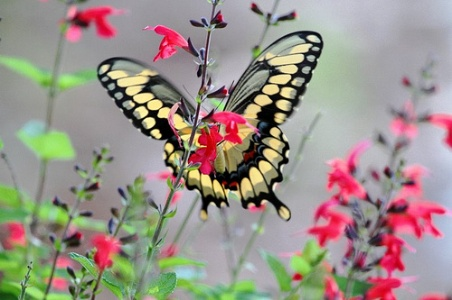
%> input picture src/1.jpg, 452 x 300 px, given in place of 2_232.jpg, which was not available
$ octave sbir.m   (GNU Octave 9; MATLAB toolbox functions it lacks are replaced by stand-ins)
%> lines starting %> are read from the running program, lines starting %| are printed output that depends on the picture; in (x1, y1, x2, y2) boxes, pixels count from 0 and x2, y2 are one past the last pixel; in counts of white or black regions, pixels touching at a corner belong together; the program's own positions count from 1; pictures that were not available may be replaced by others from this repository, and a replacement may not be noted
### src/textureDistinctMap.m
function [result,threshold_map] = textureDistinctMap(im)
    im=padarray(im,[2 2],0,'both');
    [m n p]=size(im);
    m1=m-4;
    n1=n-4;
    res_im=im(3:m-2,3:n-2,1:3);
    window_size=5;
    padded_im=padarray(im,[0,0],0,'both');

    l1=im2col(padded_im(:,:,1),[5 5]);
    l1([1 13],:) = l1([13 1],:);
    layer2=cat(1,l1(2:6,:),l1(22:25,:));
    layer2=cat(1,layer2,l1([7,11,12,16,17,21],:));
    layer1=[];
    layer1=cat(1,layer1,l1([8,9,10,13,14,15,18,19,20],:));
    l1(2:end,:)=cat(1,sort(layer1),sort(layer2));

    l2=im2col(padded_im(:,:,2),[5 5]);
    l2([1 13],:) = l2([13 1],:);
    layer2=cat(1,l2(2:6,:),l2(22:25,:));
    layer2=cat(1,layer2,l2([7,11,12,16,17,21],:));
    layer1=[];
    layer1=cat(1,layer1,l2([8,9,10,13,14,15,18,19,20],:));
    l2(2:end,:)=cat(1,sort(layer1),sort(layer2));

    l3=im2col(padded_im(:,:,3),[5 5]);
    l3([1 13],:) = l3([13 1],:);
    layer2=cat(1,l3(2:6,:),l3(22:25,:));
    layer2=cat(1,layer2,l3([7,11,12,16,17,21],:));
    layer1=[];
    layer1=cat(1,layer1,l3([8,9,10,13,14,15,18,19,20],:));
    l3(2:end,:)=cat(1,sort(layer1),sort(layer2));

    lab_image=[];
    lab_image=cat(1,l1,l2);
    lab_image=double(cat(1,lab_image,l3));

    xbar=mean(lab_image,2);
    mean_deducted=lab_image-xbar;
    L=mean_deducted*transpose(mean_deducted);
    [eigvals,eigvecs]=eig(L);
    [diagonal,indices]=sort(diag(eigvals),'descend');
    eigvecs=eigvecs(:,indices);
    V_hat=eigvecs(:,1:3);
    eigspace=transpose(V_hat)*mean_deducted;
    transformedspace=transpose(eigspace);

    %% clustering
    clusters=20;
    idx=kmeans(transformedspace,clusters,'start','uniform');
    animg=zeros([(m-4)*(n-4),1]);
    atoms=[];

    for iter=1:clusters
        indices=find(idx==iter);
        animg(indices,1)=iter;
        atom=mean(transformedspace(indices,:),1);
        atoms = cat(1,atoms,atom);
    end
    txanimg=transpose(animg);
    newimg=reshape(txanimg,m-4,n-4);

    cov=[];
    cov=atoms*transpose(atoms);
    Pij=[];
    for i=1:clusters
        for j=1:clusters
            if i==j
                continue
            else
                g=exp((-0.5)*(atoms(i,:).^2)/cov(i,j));
                Pij(i,j)=g(1)*g(2)*g(3);
            end
        end
    end

    %% phase 4
    beta=1-Pij;

    for i=1:clusters
        for j=1:clusters
            if i==j
                continue
            else
                beta(i,j)=1-Pij(i,j);
            end
        end
    end
    beta=normalize(beta);

    for i=1:clusters
        for j=1:clusters
            if i==j
                beta(i,j)=0;
            end
        end
    end

    %Spatial gaussian mask
    spatch=zeros((m-4),(n-4));
    sigma_spat=20;
    row=1;
    ci=(m-4)/2;
    cj=(n-4)/2;
    %set up the spatial gaussian mask
    for i=1:m-4
        col=1;
        for j=1:n-4
            pow=sqrt((i-ci)*(i-ci)+(j-cj)*(j-cj));
            pow=pow*pow;
            spatch(i,j)=exp(-pow/(2*sigma_spat*sigma_spat))/(sigma_spat*sqrt(2*pi));
            col=col+1;
        end
        row=row+1;
    end
    center_dist=[];
    for iter=1:clusters
        indices=find(idx==iter);
        center_dist(iter)=exp( (-1/length(indices))*sum(spatch(indices)) );
    end

    alpha=zeros(clusters,1);
    for iter=1:clusters
        g=exp((-0.5)*(atoms(iter,:).^2)./sum(cov(iter,:)));
        Pix(iter)=g(1)*g(2)*g(3);
        for j=1:clusters
            if iter==j
                continue
            else
                alpha(iter)=alpha(iter)+beta(iter,j)*Pix(iter)*center_dist(iter);
            end
        end
    end

    saliency_map=zeros(1,(m-4)*(n-4));

    for iter=1:clusters
        indices=find(idx==iter);
        saliency_map(indices)=alpha(iter);
    end
    saliency_map=reshape(saliency_map,m-4,n-4);

    result = mat2gray(saliency_map);

%% Adaptive thresholding
    mu=mean(mean(result));
    sd=sqrt(var(var(result)));
    ada_thresh=mu+sd;
    threshold_map=zeros(size(result));indices=find(result>ada_thresh);
    threshold_map(indices)=1;
%% Grabcut Segmentation of thresholded mask
 % [5 lines of commented-out code are left out]
end

### src/featureExtraction.m
function[image, Ix, Iy, x, y] = featureExtraction(im,mask)
    if mask==zeros(size(mask))
        newim=mat2gray(im);
    else
        newim=mat2gray(im.*mask);
    end

    sigma1 = 1.7;
    sigma2 = 0.8;
    k = 0.16;

    %Feature extraction (Harris corner detection-sobel edge detection)
    [image, Ix, Iy, ~, cornerness] = myHarrisCornerDetector(double(rgb2gray(newim)), sigma1, sigma2, k);
    %Feature point construction
    cornerness = (cornerness>1e-4);
    [x,y] = find(cornerness);
end

### src/myHarrisCornerDetector.m
function [image ,Ix, Iy, eigen_value, cornerness] = myHarrisCornerDetector(original_img, sigma1, sigma2, k)

    % rescale the intensities in the image to lie within the range [0, 1]
    minIntensity = min(original_img(:));
    maxIntensity = max(original_img(:));
    image = (original_img - minIntensity)/(maxIntensity - minIntensity);

    % smoothen the image
    filt1 = fspecial('gaussian', 2*ceil(3*sigma1)+1, sigma1);
    smooth_img = imfilter(image, filt1);

    % get derivative image along X and Y axes
    [Ix, Iy] = imgradientxy(smooth_img);

    % compute the matrices for structure tensor
    filt2 = fspecial('gaussian', 2*ceil(3*sigma2)+1, sigma2);
    Ixx = conv2(Ix.*Ix, filt2, 'same');
    Iyy = conv2(Iy.*Iy, filt2, 'same');
    Ixy = conv2(Ix.*Iy, filt2, 'same');

    % finding the eigenvalues and cornerness
    [x, y]= size(Ixx);
    eigen_value = zeros(x,y,2);
    corners = zeros(x,y);
    cornerness = zeros(x,y);
    for i = 1:x
        for j = 1:y
            M = [Ixx(i,j), Ixy(i,j); Ixy(i,j), Iyy(i,j)];
            e = eig(M);
            eigen_value(i,j,:) = [e(1),e(2)];
            corners(i,j) = max(e(1),e(2));
        end
    end

    %non maximum cornerness suppression
    index = imregionalmax(corners,8);
    cornerness(index) = corners(index);
end

### src/soh.m
function [s] = soh(Ix, Iy, x, y, window_size)
    h_gauss = 0.5;
    %Gradient magnitude and direction
    gradMag = sqrt(Ix.^2 + Iy.^2);
    gradDir = atan(Iy./Ix);
    [m,n] = size(gradMag);

    %Major orientation and histogram construction
    [p,~] = size(x);
    maj_orient = zeros(size(x));
    H = zeros(180,p);

    for i=1:p
            %Gradient and direction in window
            window_Mag = gradMag(max(x(i)-window_size/2-1, 1): min(x(i)+ window_size/2, m), max(y(i)-window_size/2-1, 1): min(y(i)+ window_size/2, n));
            window_Dir = gradDir(max(x(i)-window_size/2-1, 1): min(x(i)+ window_size/2, m), max(y(i)-window_size/2-1, 1): min(y(i)+ window_size/2, n));

            prev = 0;
            %Gaussian kernel for smoothening
            for j=-90:90
                w_kernel = exp(-((repmat(j,size(window_Dir,1),size(window_Dir,2))-window_Dir)/h_gauss).^2);

                z = sum(sum((1/h_gauss)*(window_Mag.*w_kernel)));
                u = sum(sum(window_Mag));

                %Weighted density of orientation of ith feature point(-90 to 90)
                w_dense = z / u;

                %Major orientation and histogram of ith feature point
                if(prev < w_dense)
                    prev = w_dense;
                    maj_orient(i) = j;
                end

            end
            H(maj_orient(i)+91,i) = 1;
    end

    %SOH for the image
     s = (1/p)*sum(H,2);
end

### src/sbir.m
%% SBIR FOR QUERY IMAGE
tic;

window_size = 8;
norm_thres = 0.5;
top_im_num = 5;
keyword = 'DogJump';
database_dir = '../TestImages/';
ind = 44;
%Database Directory
dir_name = strcat(database_dir,keyword);
iter=1;
precisions=[];
%%

%Query image
%q_im = imread(strcat(database_dir,keyword,'/',num2str(ind),'.jpg'));
arr = [0,10:19,2,20:29,3,30:39,4,40:49,5,50:59,6,60:69,7,70:79,8,80:89,9,90:99];
k = '2';
q_im = imread(strcat('../../Corel100/',k,'_232.jpg'));
%> q_im is the input picture: size 300x452x3 uint8; mean R, G, B 155.5, 145.7, 137.6
[im, mask] = textureDistinctMap(q_im);
%> in textureDistinctMap, `im=padarray(im,[2 2],0,'both');`:
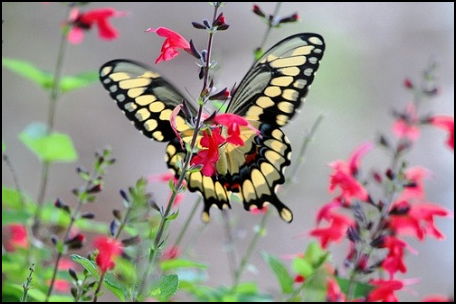
%> im: size 304x456x3 uint8; mean R, G, B 152.1, 142.5, 134.6
%> in textureDistinctMap, `xbar=mean(lab_image,2);`: xbar = 75 values, max 176.4 at index 25, min 112.4 at index 61, mean 145.2
%> in textureDistinctMap, `[diagonal,indices]=sort(diag(eigvals),'descend');`: diagonal = 75 values, max 0.353 at index 1, min -0.409 at index 75, mean 0.012; indices = 75 values, max 75 at index 19, min 1 at index 48, mean 38
%> in textureDistinctMap, `V_hat=eigvecs(:,1:3);`: V_hat = 75 rows, first 12: [0 0 0; 0 0 0; 0 0 0; 0 0 0; 0 0 0; 0 0 0; 0 0 0; 0 0 0; 0 0 0; 0 0 0; 0 0 0; 0 0 0]
%> the loop in textureDistinctMap, `for iter=1:clusters` made 20 passes
%> atom on passes 2 to 13: [724147654 32656158.1 7974087.5], [-1.25e+09 -26993680.9 -10482963], [-2.68e+09 -158845103.1 -25334824.7], [-337045080.2 -10439598.2 -4359190.7], [-1.56e+09 -59432403.9 -9794129.5], [965656387.5 45927975.7 10253063.1], [-1.89e+09 -80873869 -11381771.3], [-949326493.4 -25055428.5 -9787249], [-60342520.3 -8235024.5 -1626608], [-3.94e+09 -273954996.3 -68100642.8], [-632166923.5 -18670168.2 -7063443.3], [-2.27e+09 -100025049.8 -17316217.8]
%> atoms on pass 1: [1.41e+09 59661258 13413076.3]
%> after the loop in textureDistinctMap, `for iter=1:clusters`: atoms = 20 rows, first 12: [1.41e+09 59661258 13413076.3; 724147654 32656158.1 7974087.5; -1.25e+09 -26993680.9 -10482963; -2.68e+09 -158845103.1 -25334824.7; -337045080.2 -10439598.2 -4359190.7; -1.56e+09 -59432403.9 -9794129.5; 965656387.5 45927975.7 10253063.1; -1.89e+09 -80873869 -11381771.3; -949326493.4 -25055428.5 -9787249; -60342520.3 -8235024.5 -1626608; -3.94e+09 -273954996.3 -68100642.8; -632166923.5 -18670168.2 -7063443.3]
%> in textureDistinctMap, `newimg=reshape(txanimg,m-4,n-4);`:
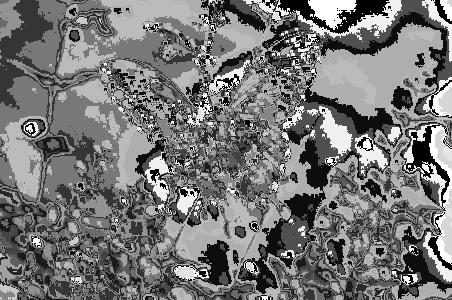
%> newimg: size 300x452 double; min 1, max 20, mean 9.84; drawn with min black and max white
%> after the loop in textureDistinctMap, `for i=1:clusters`: g = [0.501 0.999 1]
%> after the loop in textureDistinctMap, `for i=1:m-4`:
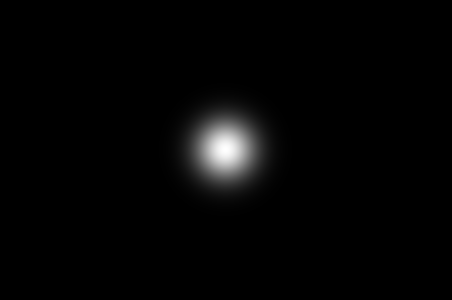
%> spatch: size 300x452 double; min 2.28e-42, max 0.0199, mean 0.00037; drawn with min black and max white
%> after the loop in textureDistinctMap, `for iter=1:clusters`: center_dist = 20 values, max 1 at index 17, min 0.997 at index 16, mean 0.999
%> the loop in textureDistinctMap, `for iter=1:clusters` made 20 passes
%> g on passes 1 to 12: [1.09 1 1], [1.05 1 1], [0.926 1 1], [0.849 0.999 1], [0.98 1 1], [0.909 1 1], [1.06 1 1], [0.89 1 1], [0.943 1 1], [0.996 1 1], [0.786 0.999 1], [0.962 1 1]
%> after the loop in textureDistinctMap, `for iter=1:clusters`: Pix = 20 values, max 1.15 at index 18, min 0.785 at index 11, mean 0.981; alpha = 20 values, max 4.09 at index 9, min -21.06 at index 18, mean -1.57
%> in textureDistinctMap, `saliency_map=reshape(saliency_map,m-4,n-4);`:
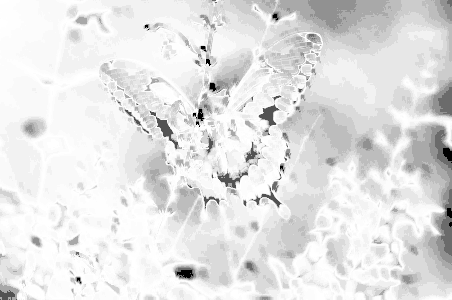
%> saliency_map: size 300x452 double; min -21.06, max 4.09, mean 1.44; drawn with min black and max white
%> in textureDistinctMap, `mu=mean(mean(result));`: mu = 0.894
%> in textureDistinctMap, `sd=sqrt(var(var(result)));`: sd = 0.0105
%> in textureDistinctMap, `ada_thresh=mu+sd;`: ada_thresh = 0.905
%> in textureDistinctMap, `indices=find(result>ada_thresh)`: indices = 89963 values from 1 to 135600
%> in textureDistinctMap, `threshold_map(indices)=1;`:
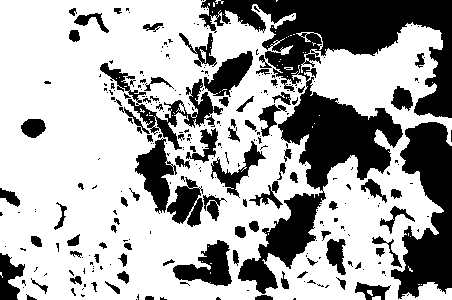
%> threshold_map: size 300x452 double; values 0 (black) and 1 (white), 66.3% white; 284 black regions (197 under 20 px), largest, box (x1, y1, x2, y2) and area: (199, 0, 452, 294) 21789, (391, 122, 452, 299) 6351, (100, 63, 223, 150) 2068
[q_image, Ix, Iy, x, y] = featureExtraction(double(q_im),mask);
%> in featureExtraction, `newim=mat2gray(im.*mask);`:
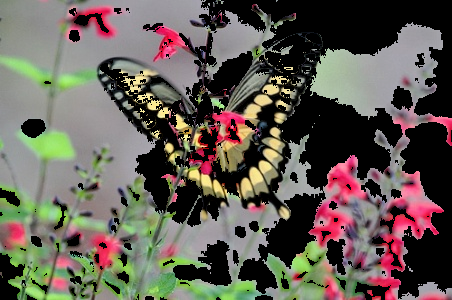
%> newim: size 300x452x3 double; mean R, G, B 0.391, 0.363, 0.331
%> in myHarrisCornerDetector, `minIntensity = min(original_img(:));`: minIntensity = 0
%> in myHarrisCornerDetector, `maxIntensity = max(original_img(:));`: maxIntensity = 0.957
%> in myHarrisCornerDetector, `index = imregionalmax(corners,8);`: index: size 300x452 logical; 1.1% white in thin lines or dots
%> in featureExtraction, `cornerness = (cornerness>1e-4);`: cornerness: size 300x452 logical; 1.1% white in thin lines or dots
%> in featureExtraction, `[x,y] = find(cornerness);`: x = 1441 values from 1 to 300; y = 1441 values from 1 to 452
%> x = 1441 values, max 300 at index 61, min 1 at index 134, mean 160.8; y = 1441 values from 1 to 452
figure;
subplot(1,4,1), imshow(mat2gray(q_im));
subplot(1,4,2), imshow(mat2gray(im));
subplot(1,4,3), imshow(mat2gray(mask));
subplot(1,4,4), imshow(mat2gray(q_im)),title('Salient points'), hold on, scatter(y,x,'filled','r.');

q_h = soh(Ix, Iy, x, y, window_size);
%> in soh, `gradDir = atan(Iy./Ix);`:
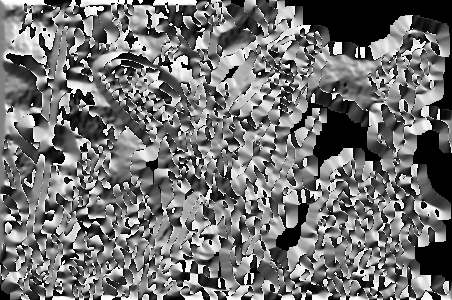
%> gradDir: size 300x452 double; 8.31% of the values are NaN or infinite; the others: min -1.57, max 1.57, mean -0.0361; drawn with min black, max white, NaN and infinite black
%> (the run ends here)
